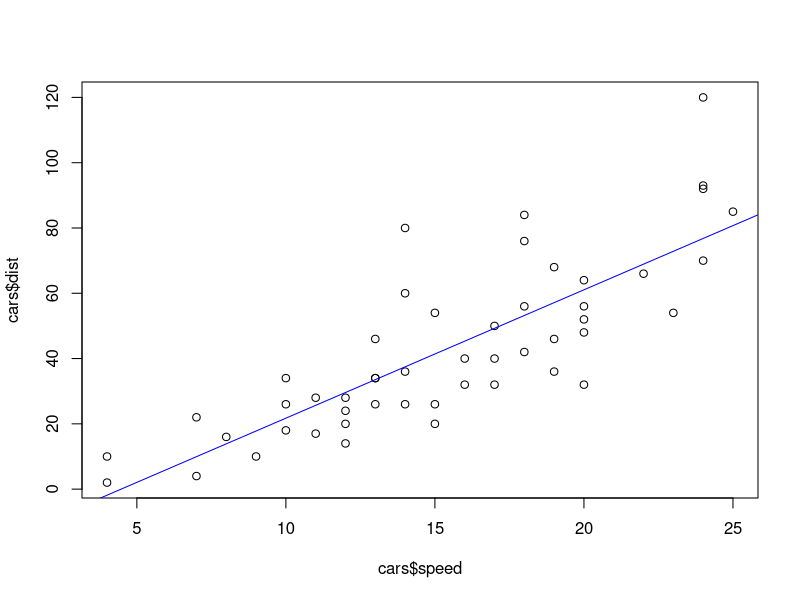
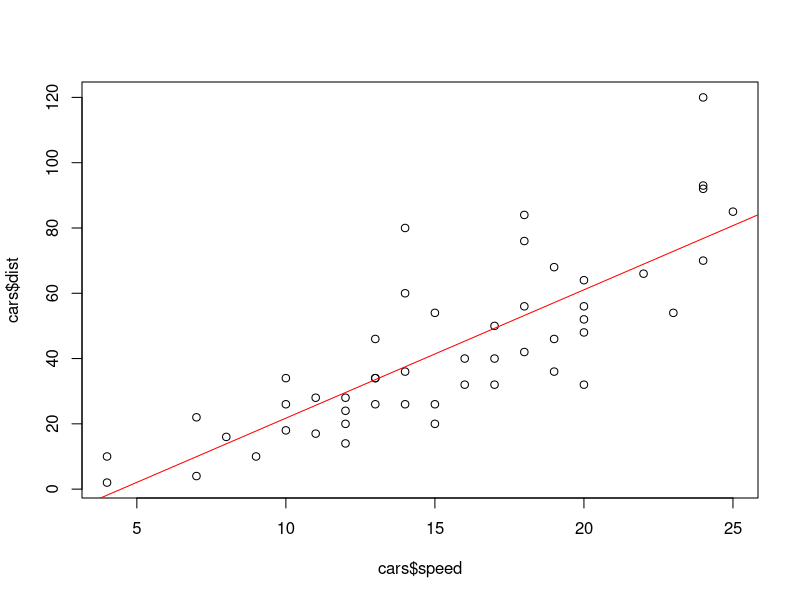
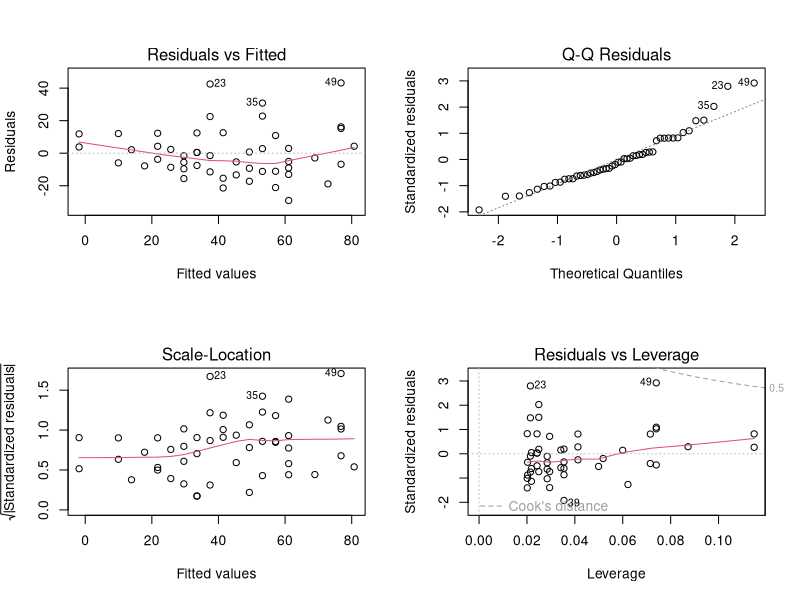
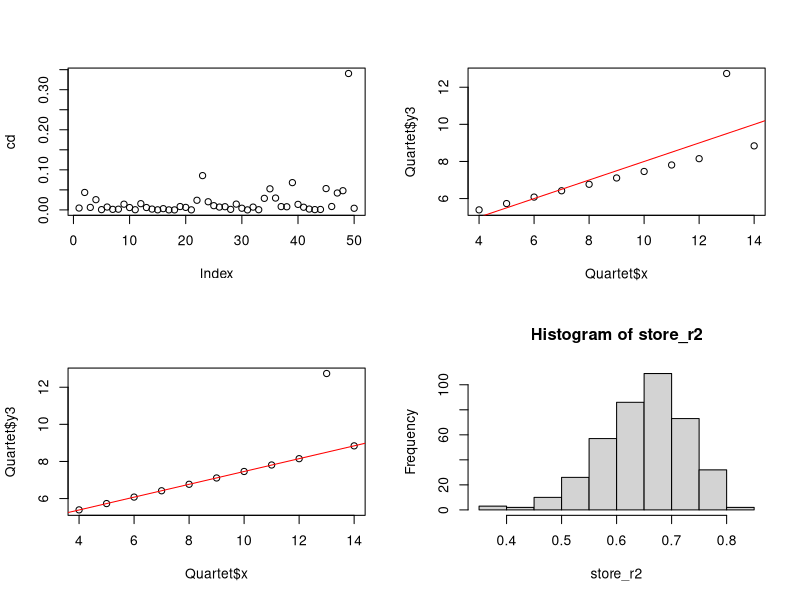

These figures' R source, in order:
####################################
# Supervised Learning
####################################

####################################
## Linear Regression
####################################

# Inbuilt dataset cars
# The data give the speed of cars and the distances taken to stop

cars




# Plot Dataset

plot(cars$speed, cars$dist)




# Fit a linear regression model

lm_model <- lm(dist ~ speed, data = cars)




# Put a regression line on plot

abline(lm_model, col = "blue")


# Check model coefficients

lm_model





# Checking different options using attributes

attributes(lm_model)






#####################################
# Fitting model with ordinary least square function
#####################################

plot(cars$speed, cars$dist)

lm_model_2 <- lsfit(cars$speed, cars$dist)

abline(lm_model_2, col = "red")






######################################
# Regression summary and other details
######################################

summary(lm_model)


coefficients(lm_model) # Shows the exact model coefficients


fitted(lm_model) # Shows the model fitted values


confint(lm_model, level=0.95) # Computes confidence intervals for model parameters


residuals(lm_model) # Shows the extract model residuals


vcov(lm_model) # Varience Co-varience matrix










#####################################
# Predicting new values
#####################################

new_speed_data <- data.frame(speed = c(30, 26, 11, 21))

# Compute the prediction results using confidence interval with level set to 0.95

predict(lm_model, new_speed_data, interval = "confidence", level= 0.95)
















# Compute the prediction result using prediction interval

predict(lm_model, new_speed_data, interval = "predict")






# Diagnostic plot of a fitted regression model

par(mfrow=c(2,2))

plot(lm_model)





# Check Cook's distance using cooks.distance() function

cd <- cooks.distance(lm_model)

plot(cd)







#####################################
# Fitting a robust linear regression model with rlm
#####################################

# Take inbuilt dataset Quartet
data(package = .packages(all.available = TRUE))

library(car)
Quartet





# Check how outlier moves away the fitted line using lm()

plot(Quartet$x, Quartet$y3)

lmfit <- lm(Quartet$y3 ~ Quartet$x)

abline(lmfit, col="red")






# Applying robust linear regression

library(MASS)

plot(Quartet$x, Quartet$y3)

lmfit <- rlm(Quartet$y3 ~ Quartet$x)

abline(lmfit, col="red")







# Diagnose multi-colinearity of the regression model using vif() function
# In case of multi-colinearity, one should find predictors with the square root of variance inflation factor above 2.



# Fit lm to mtcars dataset

mtcars


# Create a linear model 

lm_model_3 <- lm(mpg~hp + wt, data = mtcars)


vif(lm_model_3)


sqrt(vif(lm_model_3)) >2









# Boot-strapping

# Bootstrap methods are resampling techniques for assessing uncertainty. 
# They are useful when inference is to be based on a complex procedure for which theoretical
# results are unavailable or not useful for the sample sizes met in practice 

###################################################
# There are several  forms of the bootstrap (e.g. non-parametric, parametric, residual resampling and many more).  
# The basic idea is that you treat your sample as population and repeatedly draw new samples from it with 
# replacement. All original observations have equal probability of being drawn into the new sample. 
# Then you calculate and store the statistic(s) of interest, this may be the mean,
# the median or regression coefficients using the newly drawn sample.
# This is repeated n times. 
# In each iteration, some observations from your original sample are drawn multiple times 
# while some observations may not be drawn at all. 
# After nn iterations, you have nn stored bootstrap estimates of the statistic(s) of interest 
# (e.g. if n=1000n=1000 and the statistic of interest is the mean,
# you have 1000 bootstrapped estimates of the mean).
# Lastly, summary statistics such as the mean, median and the standard deviation of the nn bootstrap-estimates 
# are calculated.
#############################################


# The bootstrap is a great way to estimate the performance of a model

# Bootstrap does not require distributional assumptions 
# bootstrap can provide more accurate inferences when the data are not well behaved or when the sample size is small
# It is relatively simple to apply the bootstrap to complex data-collection plans 

##################################################


N = length(cars[,1])   # Counts the number of observations
Boot_number = 400      # Number of times to recompute estimate

          

store_r2 = rep(0,Boot_number)  ## Create a Storage Vector



## Create a Loop that does the bootstrap on R-squared ##

set.seed(122)

for(i in 1:Boot_number ){
  
  idx = sample(1:N, N, replace = TRUE)
  newdata.df = cars[idx,]
  lm_boot = lm(dist~speed, data=newdata.df)  
  store_r2[i] = summary(lm_boot)$r.squared
}


hist(store_r2) # Plot a r2 histogram

min(store_r2) # identify minimum r2

max(store_r2) # identify minimum r2

mean(store_r2) # calculate minimum r2
